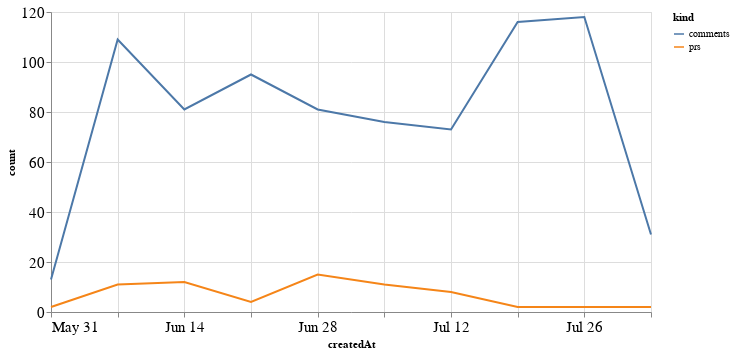

Notebook cell for this chart:
### Code cell
alt.Chart(total_time, width=600).mark_line().encode(
    x='createdAt',
    y='count',
    color='kind'
)

### Figure 1 — Vega-Lite specification as saved in the notebook (floating-point values rounded to 4 significant figures)
{"config": {"axisLeft": {"labelFontSize": 15}, "axisBottom": {"labelFontSize": 15}}, "data": {"name": "data-c10242f154eebffea1410c66ad3cfbb3"}, "mark": "line", "encoding": {"color": {"type": "nominal", "field": "kind"}, "x": {"type": "temporal", "field": "createdAt"}, "y": {"type": "quantitative", "field": "count"}}, "width": 600, "$schema": "https://vega.github.io/schema/vega-lite/v4.8.1.json", "datasets": {"data-c10242f154eebffea1410c66ad3cfbb3": [{"createdAt": "2020-05-31T00:00:00", "kind": "prs", "count": 2}, {"createdAt": "2020-06-07T00:00:00", "kind": "prs", "count": 11}, {"createdAt": "2020-06-14T00:00:00", "kind": "prs", "count": 12}, {"createdAt": "2020-06-21T00:00:00", "kind": "prs", "count": 4}, {"createdAt": "2020-06-28T00:00:00", "kind": "prs", "count": 15}, {"createdAt": "2020-07-05T00:00:00", "kind": "prs", "count": 11}, {"createdAt": "2020-07-12T00:00:00", "kind": "prs", "count": 8}, {"createdAt": "2020-07-19T00:00:00", "kind": "prs", "count": 2}, {"createdAt": "2020-07-26T00:00:00", "kind": "prs", "count": 2}, {"createdAt": "2020-08-02T00:00:00", "kind": "prs", "count": 2}, {"createdAt": "2020-05-31T00:00:00", "kind": "comments", "count": 13}, {"createdAt": "2020-06-07T00:00:00", "kind": "comments", "count": 109}, {"createdAt": "2020-06-14T00:00:00", "kind": "comments", "count": 81}, {"createdAt": "2020-06-21T00:00:00", "kind": "comments", "count": 95}, {"createdAt": "2020-06-28T00:00:00", "kind": "comments", "count": 81}, {"createdAt": "2020-07-05T00:00:00", "kind": "comments", "count": 76}, {"createdAt": "2020-07-12T00:00:00", "kind": "comments", "count": 73}, {"createdAt": "2020-07-19T00:00:00", "kind": "comments", "count": 116}, {"createdAt": "2020-07-26T00:00:00", "kind": "comments", "count": 118}, {"createdAt": "2020-08-02T00:00:00", "kind": "comments", "count": 31}]}}
